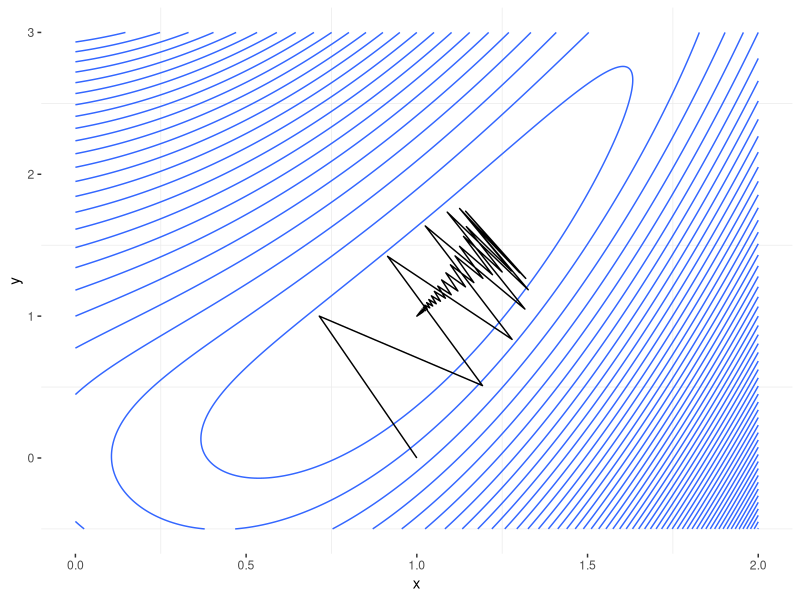

The R script that drew this image:
library(ggplot2)

mytheme = theme_bw() + theme(panel.border = element_blank(), panel.grid.major = element_blank())

theta1_seq <- seq(0, 2,length.out =  1000)
theta2_seq <- seq(-0.5,3,length.out =  1000)
data = expand.grid(x = theta1_seq,y = theta2_seq,KEEP.OUT.ATTRS = FALSE)


response = function(theta1,theta2){
  return(0.5*(theta1^2-theta2)^2+0.5*(theta1-1)^2)
}

data = cbind(data, response = response(data$x,data$y))

plot = ggplot(data, aes(x = x, y = y, z=response)) + stat_contour(binwidth = 0.2)+mytheme


searching = data.frame(theta1=rep(0,100),theta2=rep(0,100),response=rep(0,100))

theta1 = 0
theta2 = 0

for(i in 1:100){
  theta1_new = theta1 - ((1/((6*(theta1^{2}))-(2*theta2)+1)))*(2*theta1^{3}-2*theta1*theta2+theta1-1)
  theta2_new = theta2 - (1)*(-(theta1^2)+theta2)
  response_value = response(theta1_new,theta2_new)
  
  theta1 = theta1_new
  theta2 = theta2_new
  
  cat("Iteration:", i,"\n")
  cat("theta1: ", theta1, "\n")
  cat("theta2: ", theta2, "\n")
  cat("Response: ", response_value,"\n")
  searching[i,1] = theta1
  searching[i,2] = theta2
  searching[i,3] = response_value
}

plot + geom_path(data=searching, aes(x=theta1,y=theta2))
